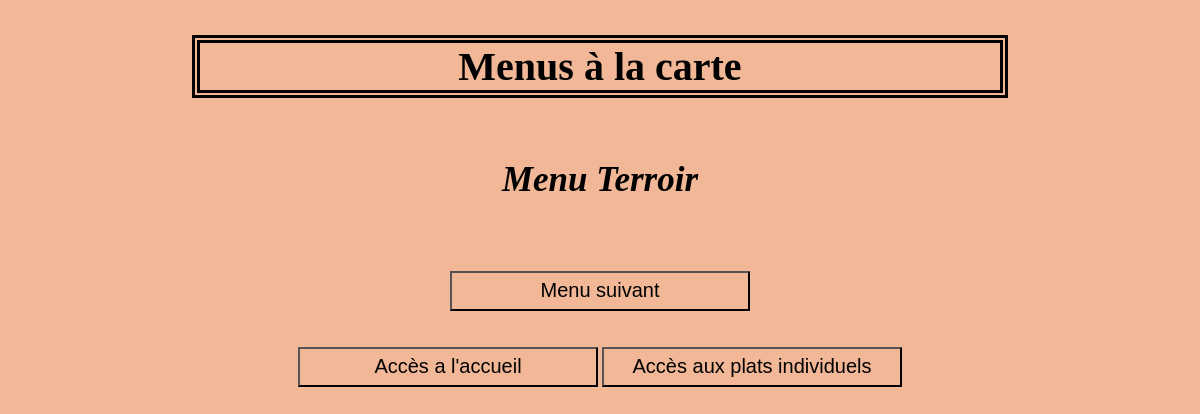
Page /menu.php on the earlier database version.
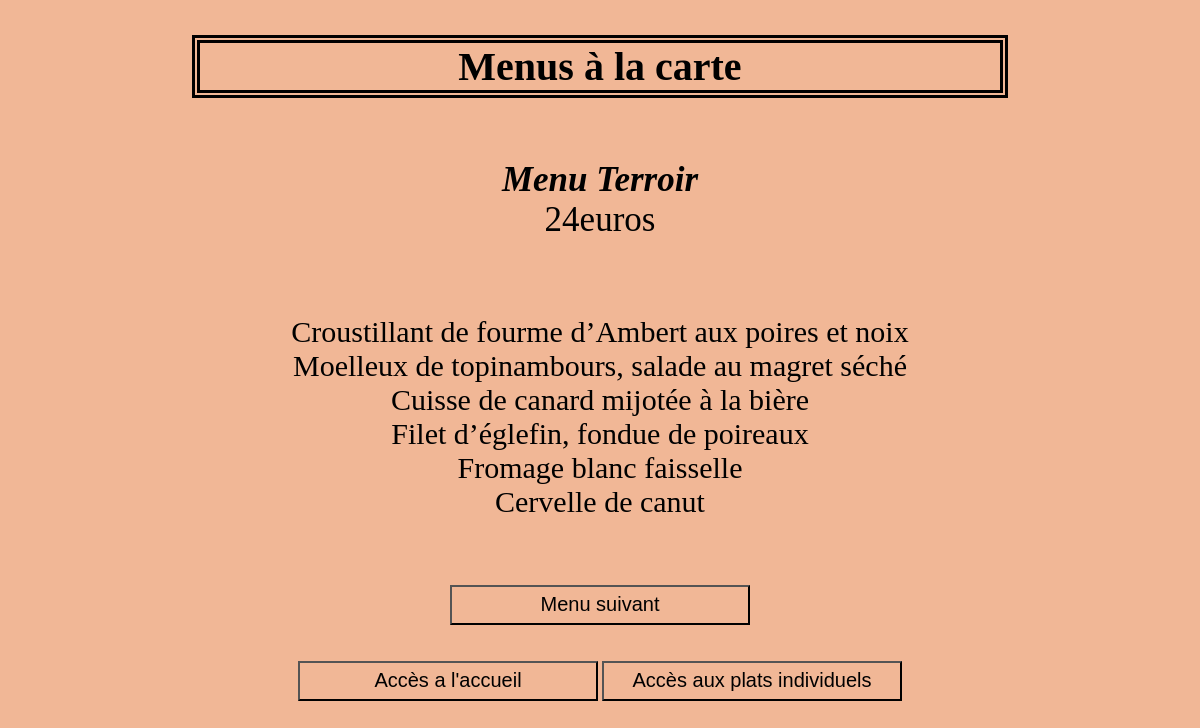
Same page on the later database version.
### tables this page shows
CREATE TABLE `menu` (
  `id_menu` int(10) NOT NULL,
  `nomMenu` varchar(200) NOT NULL,
  `prix` float NOT NULL
);

CREATE TABLE `plat` (
  `id_plat` int(10) NOT NULL,
  `nomPlat` varchar(200) NOT NULL,
  `prix` float NOT NULL,
  `vegetarien` int(11) NOT NULL,
  `type` varchar(200) NOT NULL
);

### menu.php (the view, shortened to what this page needs)
<?php
try
       {
              $bdd = new PDO('mysql:host=localhost;dbname=menu_restaurant', 'root', '');
       }
              catch (Exception $e)
       {
              die('Erreur : ' . $e->getMessage());
       }
?>
<!DOCTYPE html>
<html>
<head>
	<link rel="stylesheet" type="text/css" href='style.css'"  />
</head>
<body>
	<h1>Menus à la carte</h1>
	<p class="titre"><strong><i>Menu Terroir</i></strong><br/>
<?php
	$requete7 = ("SELECT prix FROM menu WHERE nomMenu = ?");
	$req = $bdd->prepare($requete7);
	$req->execute(['Terroir']);
	while ($donnees = $req->fetch())
		{
       		echo $donnees['prix'] . 'euros <br/><br/>';
		}?></p><p class="requete">
<?php
 	$requete3 = ("SELECT nomPlat FROM menu, plat_menu, plat WHERE menu.id_menu= plat_menu.id_menu AND  plat.id_plat = plat_menu.id_plat AND nomMenu = ?");
	$req = $bdd->prepare($requete3);
	$req->execute([ 'Terroir']);
	while ($donnees = $req->fetch())
		{
      		echo $donnees['nomPlat'] . '<br/>';
		}
	?></p>
	<br/>
	<br/>
	<button class="bouton"><a href="menu1.php">Menu suivant</a></button>
	<br/>
	<br/>
	<br/>
	<button class="bouton"><a href="index.php">Accès a l'accueil</a></button>
	<button class="bouton"><a href="plats.php">Accès aux plats individuels</a></button>
</body>
</html>

Differences in the rows shown:
now on this page (row edited): menu: prix "24"
now on this page (row edited): plat: nomPlat "Croustillant de fourme d’Ambert aux poires et noix"
now on this page (row edited): plat: nomPlat "Moelleux de topinambours, salade au magret séché"
now on this page (row edited): plat: nomPlat "Cuisse de canard mijotée à la bière"
now on this page (row edited): plat: nomPlat "Filet d’églefin, fondue de poireaux"
now on this page (row edited): plat: nomPlat "Fromage blanc faisselle"
now on this page (row edited): plat: nomPlat "Cervelle de canut"
